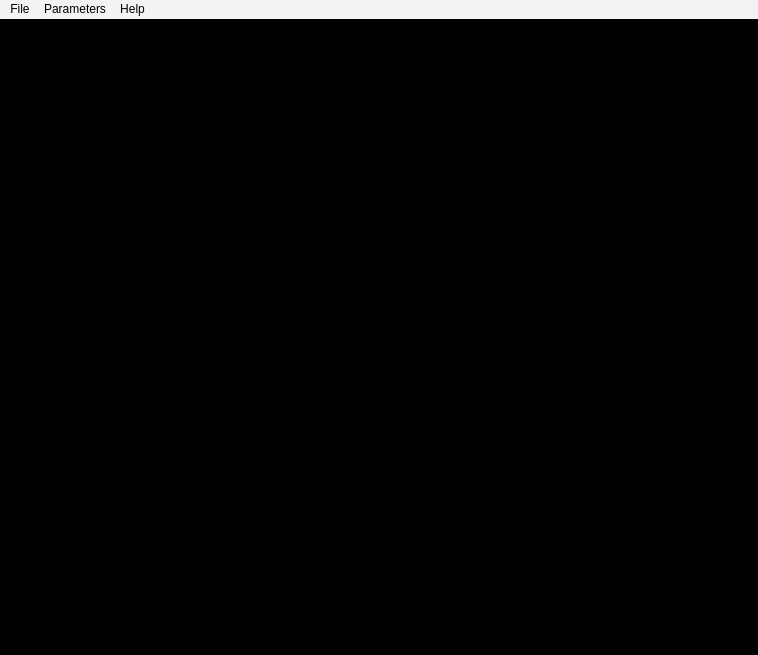
<?xml version="1.0" encoding="UTF-8"?>
<ui version="4.0">
 <class>MainWindow</class>
 <widget class="QMainWindow" name="MainWindow">
  <property name="geometry">
   <rect>
    <x>0</x>
    <y>0</y>
    <width>758</width>
    <height>655</height>
   </rect>
  </property>
  <property name="windowTitle">
   <string>Li_He_Log_Analyzer_V1.0</string>
  </property>
  <property name="styleSheet">
   <string notr="true">background-color: rgb(0, 0, 0);</string>
  </property>
  <widget class="QWidget" name="centralwidget">
   <layout class="QGridLayout" name="gridLayout">
    <property name="bottomMargin">
     <number>18</number>
    </property>
    <item row="0" column="3">
     <spacer name="horizontalSpacer_7">
      <property name="orientation">
       <enum>Qt::Horizontal</enum>
      </property>
      <property name="sizeType">
       <enum>QSizePolicy::Fixed</enum>
      </property>
      <property name="sizeHint" stdset="0">
       <size>
        <width>40</width>
        <height>20</height>
       </size>
      </property>
     </spacer>
    </item>
    <item row="0" column="0">
     <spacer name="horizontalSpacer_8">
      <property name="orientation">
       <enum>Qt::Horizontal</enum>
      </property>
      <property name="sizeType">
       <enum>QSizePolicy::Fixed</enum>
      </property>
      <property name="sizeHint" stdset="0">
       <size>
        <width>40</width>
        <height>20</height>
       </size>
      </property>
     </spacer>
    </item>
    <item row="0" column="1" colspan="2">
     <widget class="PlotWidget" name="graphicsView">
      <property name="sizePolicy">
       <sizepolicy hsizetype="Expanding" vsizetype="Expanding">
        <horstretch>0</horstretch>
        <verstretch>0</verstretch>
       </sizepolicy>
      </property>
      <property name="minimumSize">
       <size>
        <width>648</width>
        <height>300</height>
       </size>
      </property>
      <property name="maximumSize">
       <size>
        <width>4000</width>
        <height>4000</height>
       </size>
      </property>
      <property name="sizeAdjustPolicy">
       <enum>QAbstractScrollArea::AdjustToContents</enum>
      </property>
      <property name="transformationAnchor">
       <enum>QGraphicsView::AnchorViewCenter</enum>
      </property>
      <property name="resizeAnchor">
       <enum>QGraphicsView::NoAnchor</enum>
      </property>
     </widget>
    </item>
    <item row="1" column="3">
     <spacer name="horizontalSpacer">
      <property name="orientation">
       <enum>Qt::Horizontal</enum>
      </property>
      <property name="sizeType">
       <enum>QSizePolicy::Fixed</enum>
      </property>
      <property name="sizeHint" stdset="0">
       <size>
        <width>40</width>
        <height>20</height>
       </size>
      </property>
     </spacer>
    </item>
    <item row="1" column="0">
     <spacer name="horizontalSpacer_2">
      <property name="orientation">
       <enum>Qt::Horizontal</enum>
      </property>
      <property name="sizeType">
       <enum>QSizePolicy::Fixed</enum>
      </property>
      <property name="sizeHint" stdset="0">
       <size>
        <width>40</width>
        <height>20</height>
       </size>
      </property>
     </spacer>
    </item>
    <item row="1" column="1" colspan="2">
     <widget class="PlotWidget" name="graphicsView_2">
      <property name="minimumSize">
       <size>
        <width>648</width>
        <height>300</height>
       </size>
      </property>
     </widget>
    </item>
   </layout>
  </widget>
  <widget class="QMenuBar" name="menubar">
   <property name="geometry">
    <rect>
     <x>0</x>
     <y>0</y>
     <width>758</width>
     <height>22</height>
    </rect>
   </property>
   <property name="styleSheet">
    <string notr="true">background-color: rgb(243, 243, 243);</string>
   </property>
   <widget class="QMenu" name="menuFile">
    <property name="title">
     <string>File</string>
    </property>
    <addaction name="actionOpen"/>
    <addaction name="actionFile"/>
   </widget>
   <widget class="QMenu" name="menuHelp">
    <property name="title">
     <string>Help</string>
    </property>
    <addaction name="actionAbout"/>
   </widget>
   <widget class="QMenu" name="menuParameters">
    <property name="title">
     <string>Parameters</string>
    </property>
    <addaction name="actionlock_in"/>
    <addaction name="actionAdd_Scan"/>
   </widget>
   <addaction name="menuFile"/>
   <addaction name="menuParameters"/>
   <addaction name="menuHelp"/>
  </widget>
  <action name="actionFile">
   <property name="text">
    <string>Quit</string>
   </property>
  </action>
  <action name="actionStart">
   <property name="text">
    <string>Start</string>
   </property>
  </action>
  <action name="actionStop">
   <property name="text">
    <string>Stop</string>
   </property>
  </action>
  <action name="actionStart_2">
   <property name="text">
    <string>Start</string>
   </property>
  </action>
  <action name="actionStop_2">
   <property name="text">
    <string>Stop</string>
   </property>
  </action>
  <action name="actionlock_in">
   <property name="text">
    <string>Settings</string>
   </property>
   <property name="menuRole">
    <enum>QAction::ApplicationSpecificRole</enum>
   </property>
  </action>
  <action name="actionTimer">
   <property name="text">
    <string>Timer</string>
   </property>
  </action>
  <action name="actionTail">
   <property name="text">
    <string>Points to Drop</string>
   </property>
  </action>
  <action name="actionOpen">
   <property name="text">
    <string>Open Log File</string>
   </property>
  </action>
  <action name="actionAbout">
   <property name="text">
    <string>About</string>
   </property>
  </action>
  <action name="actionSave">
   <property name="text">
    <string>Save As</string>
   </property>
  </action>
  <action name="actionAdd_Scan">
   <property name="text">
    <string>Add Scan</string>
   </property>
  </action>
 </widget>
 <customwidgets>
  <customwidget>
   <class>PlotWidget</class>
   <extends>QGraphicsView</extends>
   <header>pyqtgraph</header>
  </customwidget>
 </customwidgets>
 <resources/>
 <connections/>
</ui>
